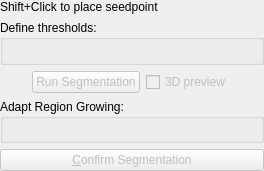
<?xml version="1.0" encoding="UTF-8"?>
<ui version="4.0">
 <class>QmitkAdaptiveTumorSegToolGUIControls</class>
 <widget class="QWidget" name="QmitkAdaptiveTumorSegToolGUIControls">
  <property name="geometry">
   <rect>
    <x>0</x>
    <y>0</y>
    <width>264</width>
    <height>171</height>
   </rect>
  </property>
  <property name="sizePolicy">
   <sizepolicy hsizetype="Ignored" vsizetype="Minimum">
    <horstretch>0</horstretch>
    <verstretch>0</verstretch>
   </sizepolicy>
  </property>
  <property name="minimumSize">
   <size>
    <width>0</width>
    <height>0</height>
   </size>
  </property>
  <property name="windowTitle">
   <string>QmitkAdaptiveTumorSegWidget</string>
  </property>
  <property name="toolTip">
   <string>Move to adjust the segmentation</string>
  </property>
  <layout class="QVBoxLayout" name="verticalLayout">
   <property name="margin">
    <number>0</number>
   </property>
   <item>
    <widget class="QLabel" name="m_lblSetSeedpoint">
     <property name="sizePolicy">
      <sizepolicy hsizetype="Minimum" vsizetype="Fixed">
       <horstretch>0</horstretch>
       <verstretch>0</verstretch>
      </sizepolicy>
     </property>
     <property name="text">
      <string>Shift+Click to place seedpoint</string>
     </property>
     <property name="margin">
      <number>0</number>
     </property>
    </widget>
   </item>
   <item>
    <widget class="QGroupBox" name="groupBox">
     <property name="title">
      <string>Define thresholds:</string>
     </property>
     <property name="flat">
      <bool>true</bool>
     </property>
     <layout class="QVBoxLayout" name="verticalLayout_3">
      <property name="leftMargin">
       <number>0</number>
      </property>
      <property name="topMargin">
       <number>6</number>
      </property>
      <property name="rightMargin">
       <number>0</number>
      </property>
      <property name="bottomMargin">
       <number>0</number>
      </property>
      <item>
       <widget class="ctkRangeWidget" name="m_ThresholdSlider" native="true"/>
      </item>
     </layout>
    </widget>
   </item>
   <item>
    <layout class="QHBoxLayout" name="horizontalLayout">
     <item>
      <spacer name="horizontalSpacer">
       <property name="orientation">
        <enum>Qt::Horizontal</enum>
       </property>
       <property name="sizeHint" stdset="0">
        <size>
         <width>40</width>
         <height>20</height>
        </size>
       </property>
      </spacer>
     </item>
     <item>
      <widget class="QPushButton" name="m_pbRunSegmentation">
       <property name="enabled">
        <bool>false</bool>
       </property>
       <property name="sizePolicy">
        <sizepolicy hsizetype="Minimum" vsizetype="Fixed">
         <horstretch>0</horstretch>
         <verstretch>0</verstretch>
        </sizepolicy>
       </property>
       <property name="font">
        <font/>
       </property>
       <property name="toolTip">
        <string>Press to start the segmentation of the tubular structure.</string>
       </property>
       <property name="text">
        <string>Run Segmentation</string>
       </property>
       <property name="shortcut">
        <string>Alt+R</string>
       </property>
      </widget>
     </item>
     <item>
      <widget class="QCheckBox" name="m_cbVolumeRendering">
       <property name="enabled">
        <bool>false</bool>
       </property>
       <property name="sizePolicy">
        <sizepolicy hsizetype="Minimum" vsizetype="Fixed">
         <horstretch>0</horstretch>
         <verstretch>0</verstretch>
        </sizepolicy>
       </property>
       <property name="toolTip">
        <string>&lt;!DOCTYPE HTML PUBLIC &quot;-//W3C//DTD HTML 4.0//EN&quot; &quot;http://www.w3.org/TR/REC-html40/strict.dtd&quot;&gt;
&lt;html&gt;&lt;head&gt;&lt;meta name=&quot;qrichtext&quot; content=&quot;1&quot; /&gt;&lt;style type=&quot;text/css&quot;&gt;
p, li { white-space: pre-wrap; }
&lt;/style&gt;&lt;/head&gt;&lt;body style=&quot; font-family:'MS Shell Dlg 2'; font-size:8.25pt; font-weight:400; font-style:normal;&quot;&gt;
&lt;p style=&quot; margin-top:0px; margin-bottom:0px; margin-left:0px; margin-right:0px; -qt-block-indent:0; text-indent:0px;&quot;&gt;&lt;span style=&quot; font-size:8pt;&quot;&gt;Enable/disable GPU volume rendering for the segmentation preview.&lt;/span&gt;&lt;/p&gt;&lt;/body&gt;&lt;/html&gt;</string>
       </property>
       <property name="layoutDirection">
        <enum>Qt::LeftToRight</enum>
       </property>
       <property name="text">
        <string>3D preview</string>
       </property>
       <property name="checked">
        <bool>false</bool>
       </property>
      </widget>
     </item>
     <item>
      <spacer name="horizontalSpacer_2">
       <property name="orientation">
        <enum>Qt::Horizontal</enum>
       </property>
       <property name="sizeHint" stdset="0">
        <size>
         <width>40</width>
         <height>20</height>
        </size>
       </property>
      </spacer>
     </item>
    </layout>
   </item>
   <item>
    <widget class="QGroupBox" name="groupBox_2">
     <property name="title">
      <string>Adapt Region Growing:</string>
     </property>
     <property name="flat">
      <bool>true</bool>
     </property>
     <layout class="QVBoxLayout" name="verticalLayout_2">
      <property name="leftMargin">
       <number>0</number>
      </property>
      <property name="topMargin">
       <number>6</number>
      </property>
      <property name="rightMargin">
       <number>0</number>
      </property>
      <property name="bottomMargin">
       <number>0</number>
      </property>
      <item>
       <widget class="ctkSliderWidget" name="m_PreviewSlider" native="true"/>
      </item>
     </layout>
    </widget>
   </item>
   <item>
    <widget class="QPushButton" name="m_pbConfirmSegementation">
     <property name="enabled">
      <bool>false</bool>
     </property>
     <property name="font">
      <font/>
     </property>
     <property name="toolTip">
      <string>Press to confirm the segmentation and calculate 3D representation.</string>
     </property>
     <property name="text">
      <string>&amp;Confirm Segmentation</string>
     </property>
     <property name="shortcut">
      <string>Alt+C</string>
     </property>
    </widget>
   </item>
  </layout>
 </widget>
 <layoutdefault spacing="6" margin="11"/>
 <customwidgets>
  <customwidget>
   <class>ctkRangeWidget</class>
   <extends>QWidget</extends>
   <header location="global">ctkRangeWidget.h</header>
   <container>1</container>
  </customwidget>
  <customwidget>
   <class>ctkSliderWidget</class>
   <extends>QWidget</extends>
   <header location="global">ctkSliderWidget.h</header>
   <container>1</container>
  </customwidget>
 </customwidgets>
 <resources/>
 <connections/>
</ui>
